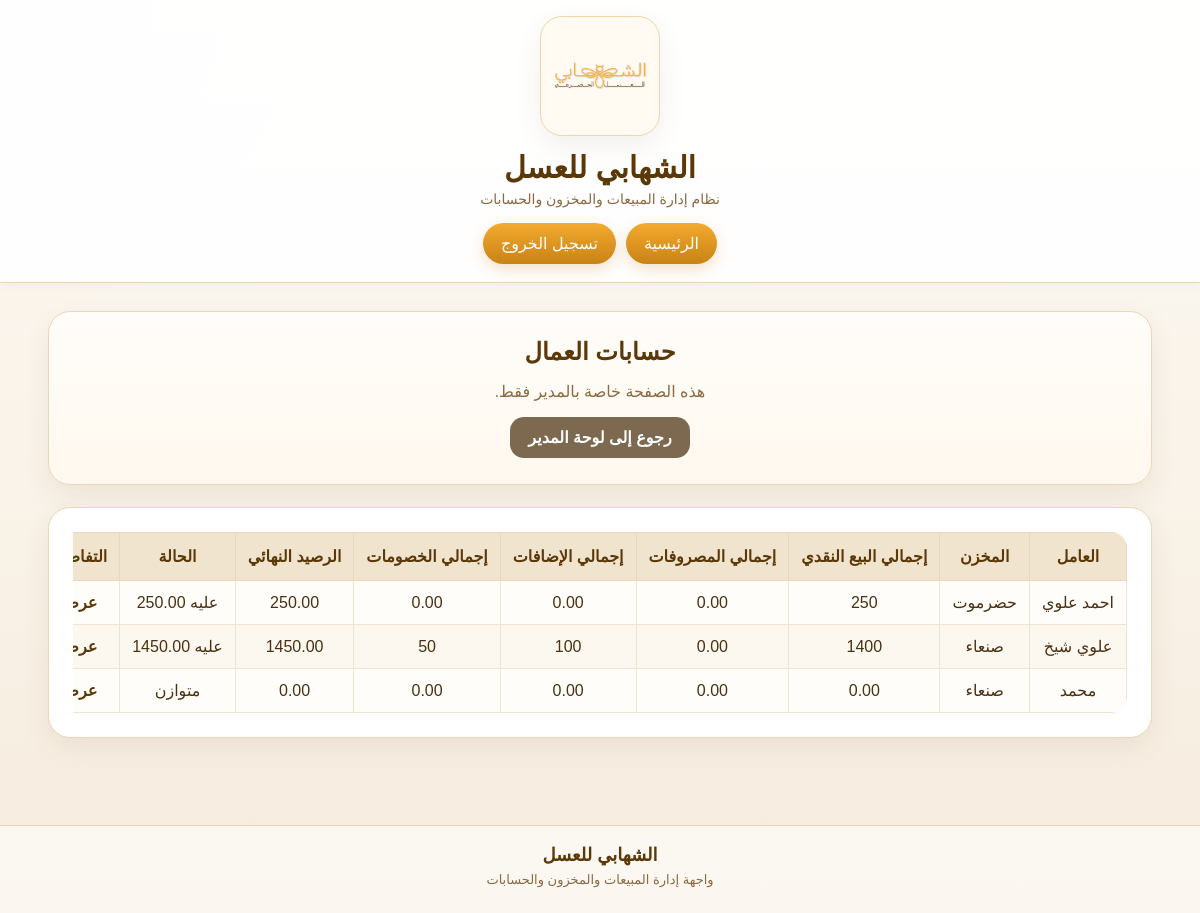
/accounts/manager-worker-accounts/ (signed in), run on the app's committed database.
### accounts/models.py (models this page shows, shortened)
class WorkerProfile(models.Model):
    ROLE_MANAGER = 'manager'
    ROLE_WORKER = 'worker'
    ROLE_CHOICES = [
        (ROLE_MANAGER, 'مدير'),
        (ROLE_WORKER, 'عامل'),
    ]
    user = models.OneToOneField(
        User,
        on_delete=models.CASCADE,
        verbose_name='المستخدم',
    )
    full_name = models.CharField(
        max_length=150,
        verbose_name='الاسم الكامل',
    )
    phone = models.CharField(
        max_length=30,
        blank=True,
        null=True,
        verbose_name='رقم الجوال',
    )
    role = models.CharField(
        max_length=20,
        choices=ROLE_CHOICES,
        default=ROLE_WORKER,
        verbose_name='الدور',
    )
    warehouse = models.ForeignKey(
        Warehouse,
        on_delete=models.SET_NULL,
        blank=True,
        null=True,
        verbose_name='المخزن',
    )
    is_active = models.BooleanField(
        default=True,
        verbose_name='نشط',
    )
    created_at = models.DateTimeField(
        auto_now_add=True,
        verbose_name='تاريخ الإنشاء',
    )
    class Meta:
        verbose_name = 'ملف مستخدم'
        verbose_name_plural = 'ملفات المستخدمين'
    def _sum_transactions(self, transaction_type):
        total = (
            self.workeraccounttransaction_set
            .filter(transaction_type=transaction_type)
            .aggregate(total=Sum('amount'))
            .get('total')
        )
        return total or Decimal('0.00')
    def total_cash_sales(self):
        return self._sum_transactions('sale_cash')
    def total_expenses(self):
        return self._sum_transactions('expense')
    def total_additions(self):
        return self._sum_transactions('addition')
    def total_deductions(self):
        return self._sum_transactions('deduction')
    def final_balance(self):
        return (
            self.total_cash_sales()
            + self.total_additions()
            - self.total_expenses()
            - self.total_deductions()
        )
    def balance_status(self):
        balance = self.final_balance()
        if balance > 0:
            return f'عليه {balance}'
        if balance < 0:
            return f'له {abs(balance)}'
        return 'متوازن'

### warehouses/models.py (models this page shows, shortened)
class Warehouse(models.Model):
    name = models.CharField(max_length=100, verbose_name='اسم المخزن')
    city = models.CharField(max_length=100, verbose_name='المدينة')
    is_active = models.BooleanField(default=True, verbose_name='نشط')
    created_at = models.DateTimeField(auto_now_add=True, verbose_name='تاريخ الإنشاء')
    class Meta:
        verbose_name = 'مخزن'
        verbose_name_plural = 'المخازن'

### accounts/views.py (the view)
# urls.py: path('manager-worker-accounts/', manager_worker_accounts_list, name='manager-worker-accounts-list'),
@login_required
def manager_worker_accounts_list(request):
    profile = WorkerProfile.objects.filter(user=request.user).select_related('warehouse').first()
    if not profile or profile.role != 'manager':
        return redirect('dashboard')
    workers = WorkerProfile.objects.filter(
        role='worker',
        is_active=True
    ).select_related('warehouse', 'user').order_by('full_name')
    return render(request, 'accounts/manager_worker_accounts_list.html', {
        'profile': profile,
        'workers': workers,
    })

### templates/accounts/manager_worker_accounts_list.html (shortened to what this page needs)
{% extends 'base.html' %}
{% block content %}
<div class="hero-card">
    <h2>حسابات العمال</h2>
    <p class="muted">هذه الصفحة خاصة بالمدير فقط.</p>
    <div class="actions">
        <a href="{% url 'manager-dashboard' %}" class="btn btn-secondary">رجوع إلى لوحة المدير</a>
    </div>
</div>
<div class="panel-card">
    {% if workers %}
        <div style="overflow-x:auto;">
            <table class="custom-table">
                <thead>
                    <tr>
                        <th>العامل</th>
                        <th>المخزن</th>
                        <th>إجمالي البيع النقدي</th>
                        <th>إجمالي المصروفات</th>
                        <th>إجمالي الإضافات</th>
                        <th>إجمالي الخصومات</th>
                        <th>الرصيد النهائي</th>
                        <th>الحالة</th>
                        <th>التفاصيل</th>
                    </tr>
                </thead>
                <tbody>
                    {% for worker in workers %}
                    <tr>
                        <td>{{ worker.full_name }}</td>
                        <td>{% if worker.warehouse %}{{ worker.warehouse.name }}{% else %}-{% endif %}</td>
                        <td>{{ worker.total_cash_sales }}</td>
                        <td>{{ worker.total_expenses }}</td>
                        <td>{{ worker.total_additions }}</td>
                        <td>{{ worker.total_deductions }}</td>
                        <td>{{ worker.final_balance }}</td>
                        <td>{{ worker.balance_status }}</td>
                        <td><a href="{% url 'manager-worker-account-detail' worker.pk %}">عرض</a></td>
                    </tr>
                    {% endfor %}
                </tbody>
            </table>
        </div>
    {% else %}
        <p class="muted">لا يوجد عمال حاليًا.</p>
    {% endif %}
</div>
{% endblock %}

### static/css/style.css (style rules this page uses)
:root { --bg-main: #fbf7ef; --bg-soft: #f7efe2; --card-bg: #ffffff; --text-main: #493112; --text-soft: #8a6a40; --gold-main: #f4aa2f; --gold-dark: #c98315; --brown-main: #5a3808; --border-soft: #ead7b5; --shadow-soft: 0 10px 28px rgba(90, 56, 8, 0.08); --radius-xl: 22px; --radius-lg: 18px; --radius-md: 14px; }
* { box-sizing: border-box; }
body { margin: 0; font-family: Tahoma, Arial, sans-serif; color: var(--text-main); background: radial-gradient(circle at top left, rgba(244, 170, 47, 0.06), transparent 22%), linear-gradient(180deg, #fdfaf4 0%, #f6ecde 100%); }
.hero-card, .panel-card, .stat-card { background: var(--card-bg); border: 1px solid var(--border-soft); border-radius: var(--radius-xl); box-shadow: var(--shadow-soft); }
.hero-card { padding: 26px; text-align: center; margin-bottom: 22px; background: linear-gradient(180deg, #fffdfa 0%, #fff8ee 100%); }
.panel-card { padding: 24px; margin-bottom: 22px; }
.hero-card h2, .panel-card h2, .panel-card h3 { margin-top: 0; margin-bottom: 10px; color: var(--brown-main); }
.muted { color: var(--text-soft); text-align: center; }
.actions { display: flex; justify-content: center; gap: 10px; flex-wrap: wrap; margin-top: 14px; }
.btn { display: inline-block; padding: 11px 18px; border-radius: 14px; background: linear-gradient(180deg, var(--gold-main), var(--gold-dark)); color: white; text-decoration: none; border: none; cursor: pointer; font-weight: bold; box-shadow: 0 6px 16px rgba(201, 131, 21, 0.22); }
.btn-secondary { background: #7d6950; box-shadow: none; }
.custom-table { width: 100%; border-collapse: collapse; background: #fff; overflow: hidden; border-radius: 16px; }
.custom-table th { background: #f1e4cf; color: var(--brown-main); padding: 14px 12px; border: 1px solid #e7d8be; text-align: center; white-space: nowrap; }
.custom-table td { padding: 12px; border: 1px solid #efe3d1; text-align: center; white-space: nowrap; background: #fffdfa; }
.custom-table tbody tr:nth-child(even) td { background: #fcf7ef; }
.custom-table a { color: var(--brown-main); font-weight: bold; text-decoration: none; }
.hero-card .actions { margin-top: 16px; }
.btn, .main-nav a, .logout-btn, .quick-links a { transition: 0.2s ease; }

### data on the page
WorkerProfile: full_name "احمد علوي", warehouse.name "حضرموت", total_cash_sales "250", total_expenses "0.00", total_additions "0.00", total_deductions "0.00", final_balance "250.00", balance_status "عليه 250.00"
WorkerProfile: full_name "علوي شيخ", warehouse.name "صنعاء", total_cash_sales "1400", total_expenses "0.00", total_additions "100", total_deductions "50", final_balance "1450.00", balance_status "عليه 1450.00"
WorkerProfile: full_name "محمد", warehouse.name "صنعاء", total_cash_sales "0.00", total_expenses "0.00", total_additions "0.00", total_deductions "0.00", final_balance "0.00", balance_status "متوازن"
